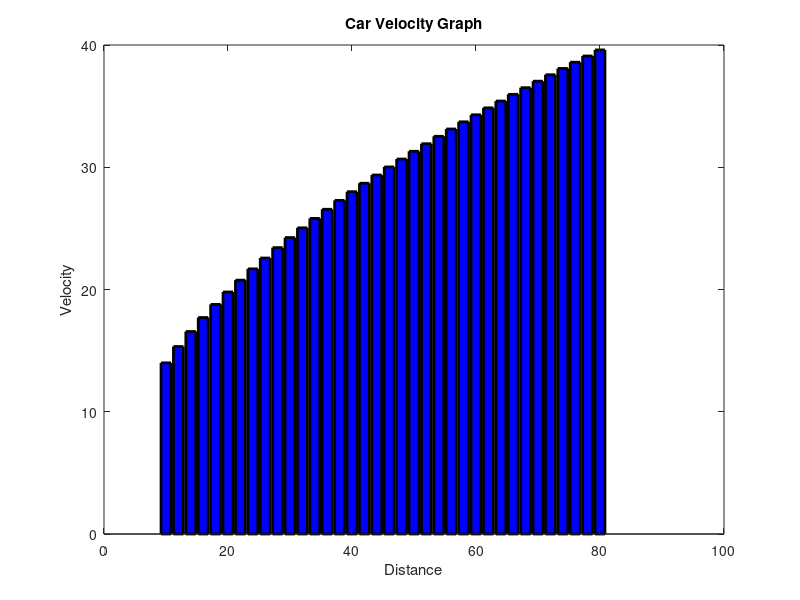

The MATLAB script that drew this image:
x = 10:2:80;
y = sqrt(2*9.8*x);
bar(x,y,'b','Linewidth',2);
title('Car Velocity Graph');
xlabel('Distance');
ylabel('Velocity');